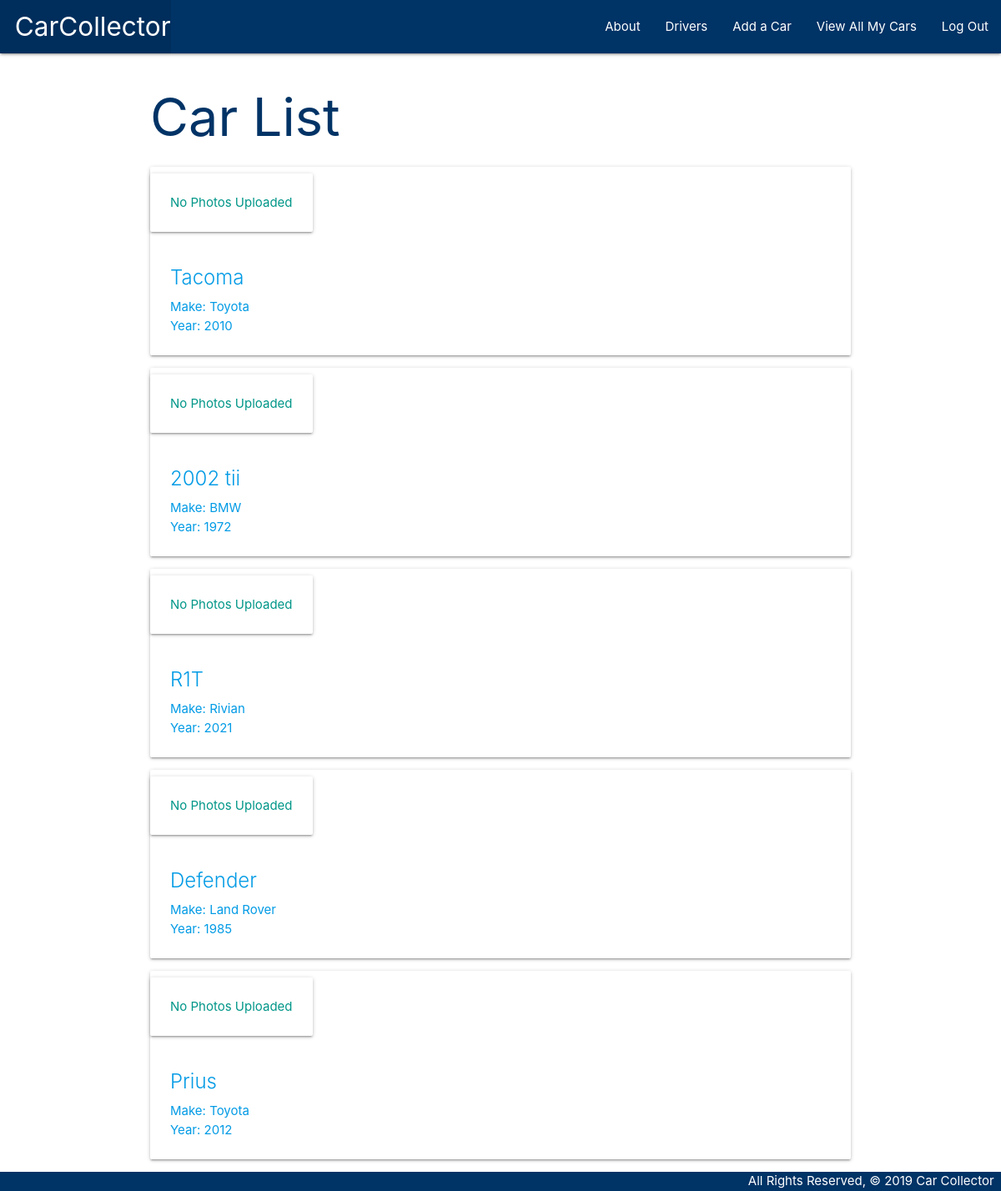
/cars/ (signed in), run on an earlier commit of the app's database.
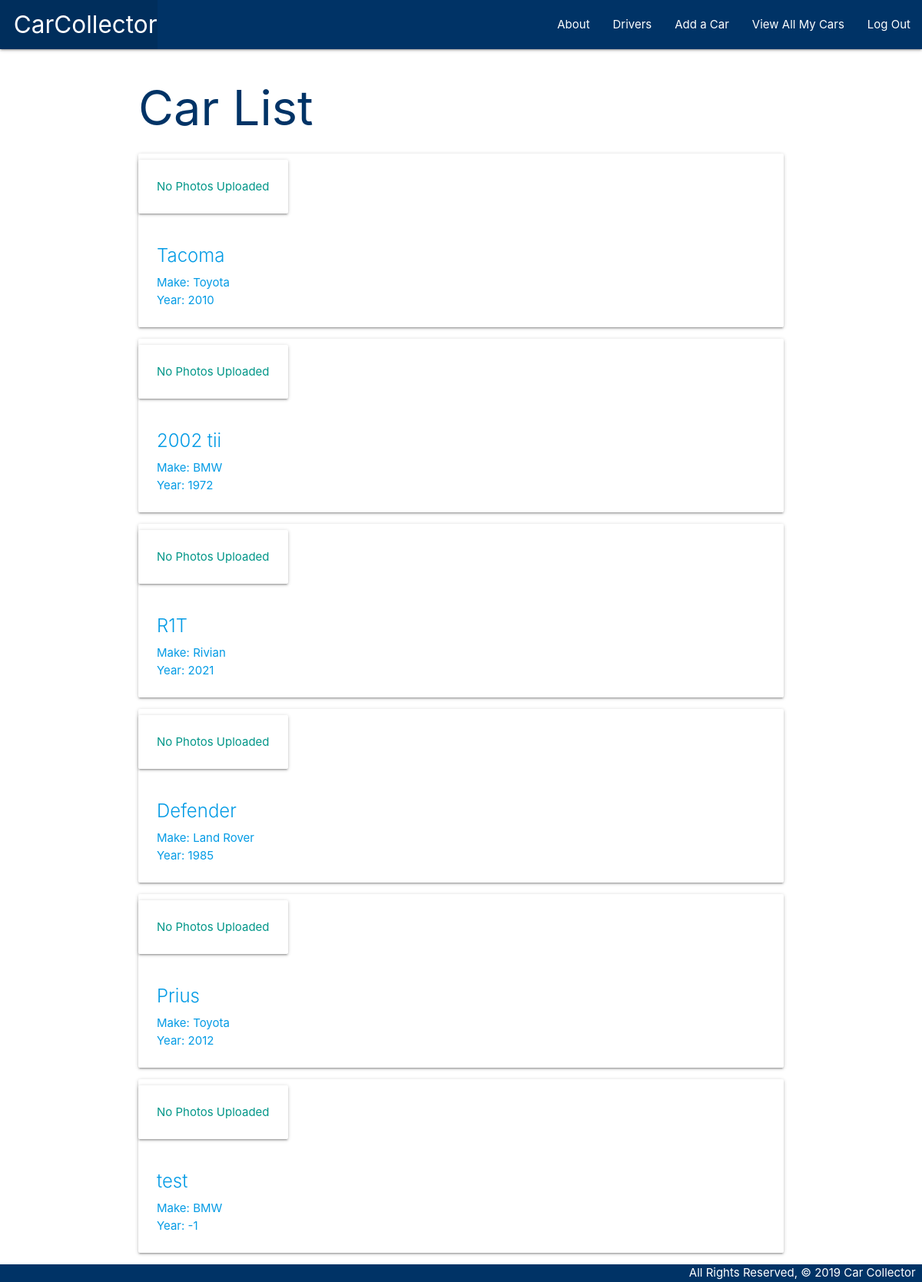
And on a later commit of the database.
### main_app/models.py (models this page shows, shortened)
class Car(models.Model):
    make = models.CharField(max_length=50)
    model = models.CharField(max_length=50)
    year = models.IntegerField()
    mileage = models.IntegerField()
    user = models.ForeignKey(User, on_delete=models.CASCADE)

### main_app/views.py (the view)
# urls.py: path('cars/', views.cars_index, name='index'),
def cars_index(request):
    cars = Car.objects.filter(user=request.user)
    return render(request, 'cars/index.html', { 'cars': cars })

### main_app/templates/cars/index.html
{% extends 'base.html' %}
{% block content %}
<h1>Car List</h1>
{% for car in cars %}
  <div class="card horizontal">
    <a href="{% url 'detail' car.id %}">
      {% for photo in car.photo_set.all %}
      <div class="card-image">
        <img class="responsive-img card-panel" src="{{photo.url}}">
      </div>
          {% empty %}
          <div class="card-panel teal-text center-align">No Photos Uploaded</div>
          {% endfor %}
        <div class="card-content">
            <span class="card-title">{{ car.model }}</span>
            <p>Make: {{ car.make }}</p>
            <p>Year: {{ car.year }}</p>
        </div>
    </a>
  </div>
{% endfor %}
{% endblock %}

What changed in the data, as far as the page shows it:
added Car: model "test", make "BMW", year "-1"
